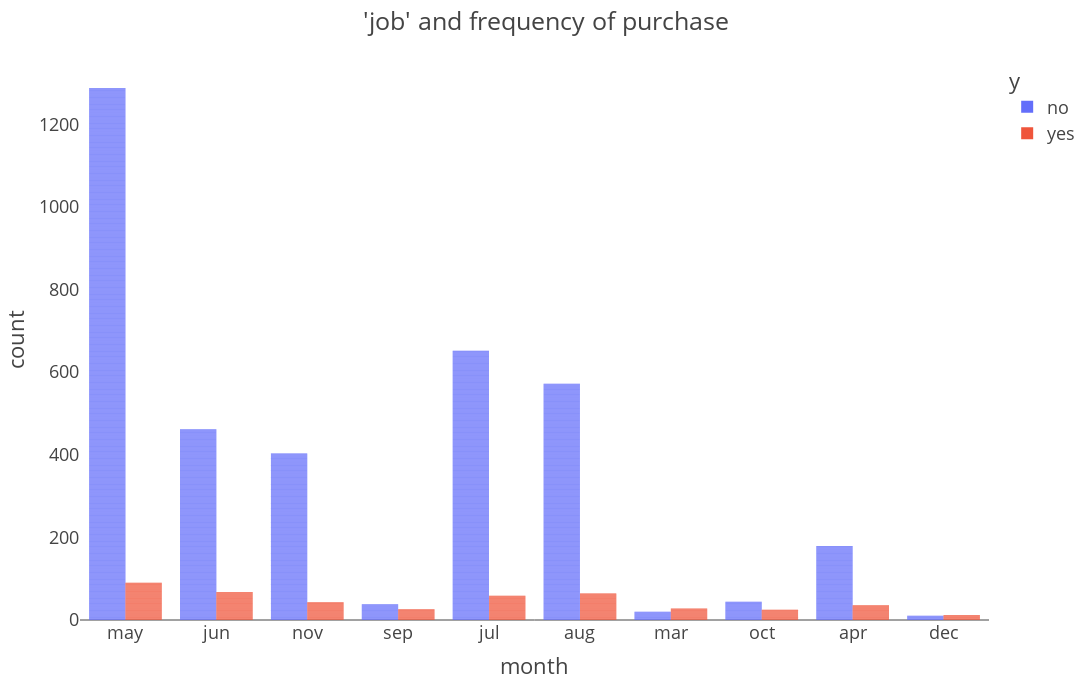

The notebook cell saved with this chart:
### Markdown cell above
Education seems a good predictor of the outcome variable.

### Code cell
## Create a visualization as shown below for variable 'job' and frequency of purchase
fig = px.bar(data, x="month",
              orientation='v',
             color="y",barmode="group"

    )
fig.update_layout(title="'job' and frequency of purchase",
                  autosize=False,
                  width=1500,
                  height=700,
                  template = "presentation",
                  #uniformtext_mode='hide',
     
                )

fig.update_xaxes(showgrid= False)
fig.update_yaxes(showgrid= False)  
#fig.update_layout(hovermode="x unified")

fig.show()

### Figure 1 — Plotly figure (JSON) as saved in the notebook; plotly's stock layout.template omitted (floating-point values rounded to 4 significant figures; data arrays with more than 128 entries replaced by an {"elided": "..."} marker saying what was removed)
{"data": [{"alignmentgroup": "True", "hovertemplate": "y=no<br>month=%{x}<br>count=%{y}<extra></extra>", "legendgroup": "no", "marker": {"color": "#636efa", "pattern": {"shape": ""}}, "name": "no", "offsetgroup": "no", "orientation": "v", "showlegend": true, "textposition": "auto", "type": "bar", "x": {"elided": "3668 str values"}, "xaxis": "x", "y": {"elided": "3668 int values"}, "yaxis": "y"}, {"alignmentgroup": "True", "hovertemplate": "y=yes<br>month=%{x}<br>count=%{y}<extra></extra>", "legendgroup": "yes", "marker": {"color": "#EF553B", "pattern": {"shape": ""}}, "name": "yes", "offsetgroup": "yes", "orientation": "v", "showlegend": true, "textposition": "auto", "type": "bar", "x": {"elided": "451 str values"}, "xaxis": "x", "y": {"elided": "451 int values"}, "yaxis": "y"}], "layout": {"autosize": false, "barmode": "group", "height": 700, "legend": {"title": {"text": "y"}, "tracegroupgap": 0}, "margin": {"t": 60}, "title": {"text": "'job' and frequency of purchase"}, "width": 1500, "xaxis": {"anchor": "y", "domain": [0, 1], "showgrid": false, "title": {"text": "month"}}, "yaxis": {"anchor": "x", "domain": [0, 1], "showgrid": false, "title": {"text": "count"}}}}
